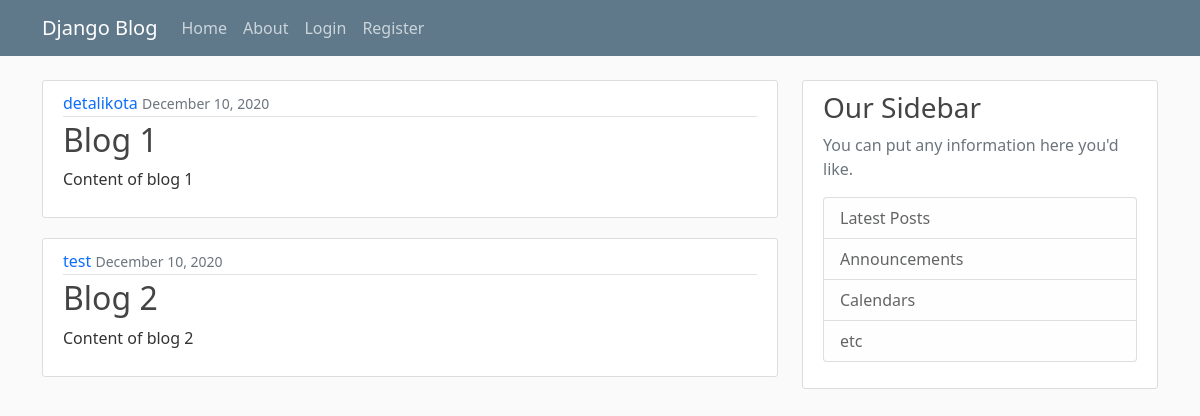
Page /test/ on the committed database.
### test2/models.py (models this page shows, shortened)
class Post2(models.Model):
    title = models.CharField(max_length=100)
    content = models.TextField()
    date_posted = models.DateTimeField(default=timezone.now)
    author = models.ForeignKey(User, on_delete=models.CASCADE)

### test2/views.py (the view)
# urls.py: 2. Add a URL to urlpatterns:  path('', views.home, name='home')
def home(request):
    context = {
        'posts': Post2.objects.all()
        }
    return render(request, "test2/home.html", context) # I can put the third argument here, called context to put some information into the templates

### test2/templates/test2/home.html
{% extends "test2/base.html" %}
{% block content %}
    {% for post in posts %}
        <article class="media content-section">
            <div class="media-body">
                <div class="article-metadata">
                    <a class="mr-2" href="#">{{ post.author }}</a>
                    <small class="text-muted">{{ post.date_posted|date:"F d, Y" }}</small>
                </div>
                <h2><a class="article-title" href="#">{{ post.title }}</a></h2>
                <p class="article-content">{{ post.content }}</p>
            </div>
        </article>
    {% endfor %}
{% endblock %}

### test2/static/test2/main2.css (style rules this page uses)
body { background: #fafafa; color: #333333; margin-top: 5rem; }
h1, h2, h3, h4, h5, h6 { color: #444444; }
.content-section { background: #ffffff; padding: 10px 20px; border: 1px solid #dddddd; border-radius: 3px; margin-bottom: 20px; }
.article-title { color: #444444; text-decoration: none; }
.article-content { white-space: pre-line; }
.article-metadata { padding-bottom: 1px; margin-bottom: 4px; border-bottom: 1px solid #e3e3e3 }
.mr-2 { font-weight: 450; text-decoration: none; }

### rows in the picture
Post2: author "detalikota", date_posted "December 10, 2020", title "Blog 1", content "Content of blog 1"
Post2: author "test", date_posted "December 10, 2020", title "Blog 2", content "Content of blog 2"
